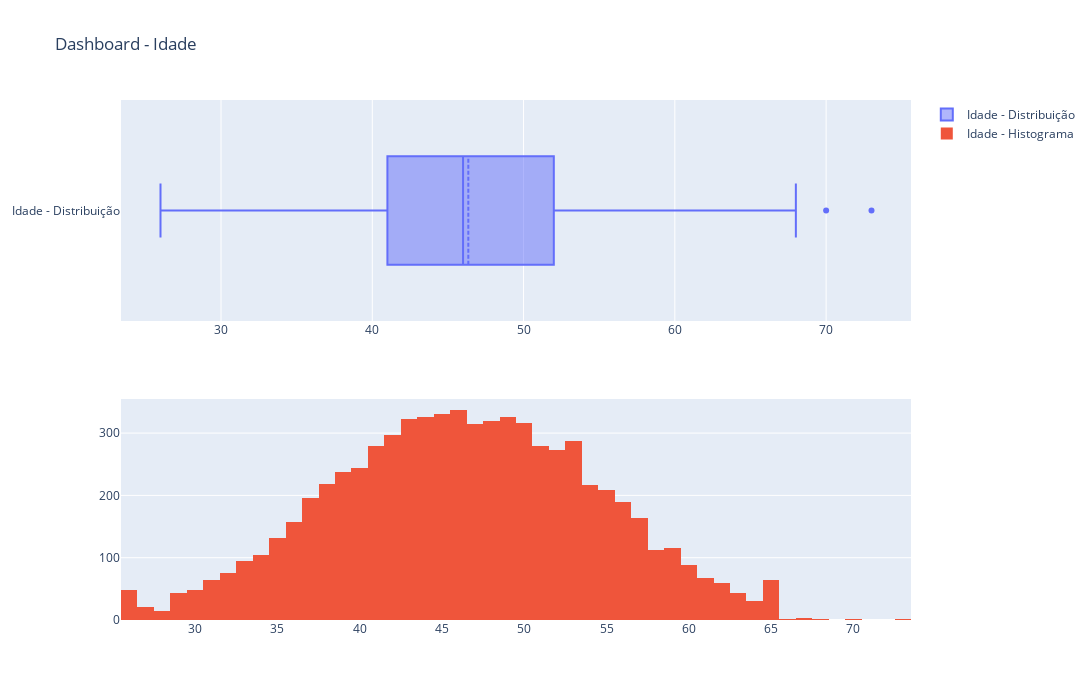

Notebook code for this chart:
### Markdown cell above
#### Plot - Idade

### Code cell
plot_charts(base_dados['Customer_Age'], col = 'Idade')

### Figure 1 — Plotly figure (JSON) as saved in the notebook; plotly's stock layout.template omitted (floating-point values rounded to 4 significant figures; data arrays with more than 128 entries replaced by an {"elided": "..."} marker saying what was removed)
{"data": [{"boxmean": true, "name": "Idade - Distribuição", "type": "box", "x": {"elided": "7081 int values"}, "xaxis": "x", "yaxis": "y"}, {"name": "Idade - Histograma", "type": "histogram", "x": {"elided": "7081 int values"}, "xaxis": "x2", "yaxis": "y2"}], "layout": {"height": 700, "title": {"text": "Dashboard - Idade"}, "width": 1200, "xaxis": {"anchor": "y", "domain": [0, 1]}, "xaxis2": {"anchor": "y2", "domain": [0, 1]}, "yaxis": {"anchor": "x", "domain": [0.575, 1]}, "yaxis2": {"anchor": "x2", "domain": [0, 0.425]}}}
